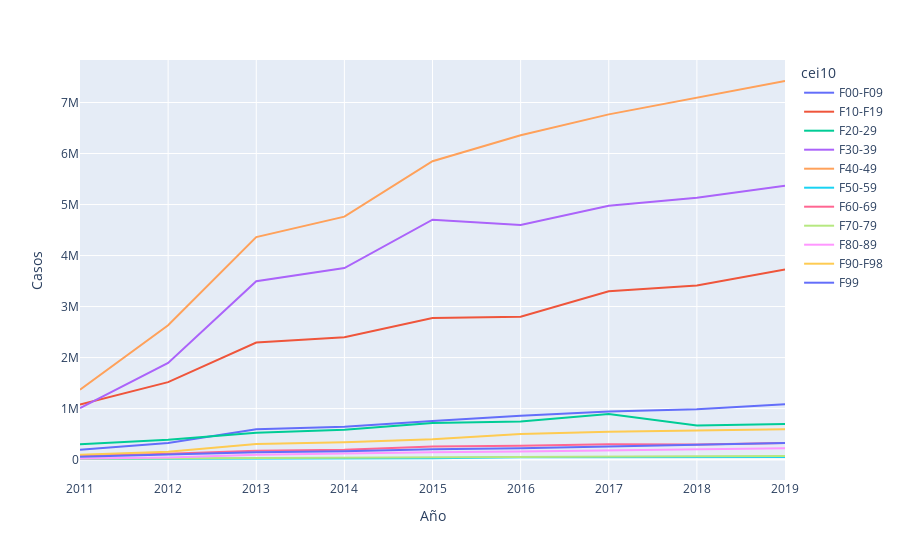

Notebook code for this chart:
### Code cell
fig = px.line(ag_cei10, x="Año", y="Casos",color = 'cei10')
fig.show()

### Figure 1 — Plotly figure (JSON) as saved in the notebook; plotly's stock layout.template omitted (floating-point values rounded to 4 significant figures)
{"data": [{"hovertemplate": "cei10=F00-F09<br>Año=%{x}<br>Casos=%{y}<extra></extra>", "legendgroup": "F00-F09", "line": {"color": "#636efa", "dash": "solid"}, "marker": {"symbol": "circle"}, "mode": "lines", "name": "F00-F09", "orientation": "v", "showlegend": true, "type": "scatter", "x": [2011, 2012, 2013, 2014, 2015, 2016, 2017, 2018, 2019], "xaxis": "x", "y": [192398, 324701, 594600, 642756, 755385, 860917, 940859, 989095, 1082921], "yaxis": "y"}, {"hovertemplate": "cei10=F10-F19<br>Año=%{x}<br>Casos=%{y}<extra></extra>", "legendgroup": "F10-F19", "line": {"color": "#EF553B", "dash": "solid"}, "marker": {"symbol": "circle"}, "mode": "lines", "name": "F10-F19", "orientation": "v", "showlegend": true, "type": "scatter", "x": [2011, 2012, 2013, 2014, 2015, 2016, 2017, 2018, 2019], "xaxis": "x", "y": [1080741, 1517963, 2294077, 2399327, 2775595, 2800724, 3298502, 3412496, 3725778], "yaxis": "y"}, {"hovertemplate": "cei10=F20-29<br>Año=%{x}<br>Casos=%{y}<extra></extra>", "legendgroup": "F20-29", "line": {"color": "#00cc96", "dash": "solid"}, "marker": {"symbol": "circle"}, "mode": "lines", "name": "F20-29", "orientation": "v", "showlegend": true, "type": "scatter", "x": [2011, 2012, 2013, 2014, 2015, 2016, 2017, 2018, 2019], "xaxis": "x", "y": [300458, 390918, 528371, 584244, 716855, 746744, 895746, 667326, 700316], "yaxis": "y"}, {"hovertemplate": "cei10=F30-39<br>Año=%{x}<br>Casos=%{y}<extra></extra>", "legendgroup": "F30-39", "line": {"color": "#ab63fa", "dash": "solid"}, "marker": {"symbol": "circle"}, "mode": "lines", "name": "F30-39", "orientation": "v", "showlegend": true, "type": "scatter", "x": [2011, 2012, 2013, 2014, 2015, 2016, 2017, 2018, 2019], "xaxis": "x", "y": [1009837, 1893662, 3496968, 3754562, 4703111, 4600910, 4977250, 5133110, 5370242], "yaxis": "y"}, {"hovertemplate": "cei10=F40-49<br>Año=%{x}<br>Casos=%{y}<extra></extra>", "legendgroup": "F40-49", "line": {"color": "#FFA15A", "dash": "solid"}, "marker": {"symbol": "circle"}, "mode": "lines", "name": "F40-49", "orientation": "v", "showlegend": true, "type": "scatter", "x": [2011, 2012, 2013, 2014, 2015, 2016, 2017, 2018, 2019], "xaxis": "x", "y": [1370583, 2633742, 4361664, 4762454, 5848806, 6357644, 6767184, 7095342, 7421371], "yaxis": "y"}, {"hovertemplate": "cei10=F50-59<br>Año=%{x}<br>Casos=%{y}<extra></extra>", "legendgroup": "F50-59", "line": {"color": "#19d3f3", "dash": "solid"}, "marker": {"symbol": "circle"}, "mode": "lines", "name": "F50-59", "orientation": "v", "showlegend": true, "type": "scatter", "x": [2011, 2012, 2013, 2014, 2015, 2016, 2017, 2018, 2019], "xaxis": "x", "y": [12062, 14045, 20621, 23231, 25439, 46449, 48167, 47593, 51246], "yaxis": "y"}, {"hovertemplate": "cei10=F60-69<br>Año=%{x}<br>Casos=%{y}<extra></extra>", "legendgroup": "F60-69", "line": {"color": "#FF6692", "dash": "solid"}, "marker": {"symbol": "circle"}, "mode": "lines", "name": "F60-69", "orientation": "v", "showlegend": true, "type": "scatter", "x": [2011, 2012, 2013, 2014, 2015, 2016, 2017, 2018, 2019], "xaxis": "x", "y": [77436, 116165, 173079, 194916, 255062, 270757, 302889, 298585, 326309], "yaxis": "y"}, {"hovertemplate": "cei10=F70-79<br>Año=%{x}<br>Casos=%{y}<extra></extra>", "legendgroup": "F70-79", "line": {"color": "#B6E880", "dash": "solid"}, "marker": {"symbol": "circle"}, "mode": "lines", "name": "F70-79", "orientation": "v", "showlegend": true, "type": "scatter", "x": [2011, 2012, 2013, 2014, 2015, 2016, 2017, 2018, 2019], "xaxis": "x", "y": [16001, 24620, 33971, 37294, 54881, 58653, 65004, 67132, 68547], "yaxis": "y"}, {"hovertemplate": "cei10=F80-89<br>Año=%{x}<br>Casos=%{y}<extra></extra>", "legendgroup": "F80-89", "line": {"color": "#FF97FF", "dash": "solid"}, "marker": {"symbol": "circle"}, "mode": "lines", "name": "F80-89", "orientation": "v", "showlegend": true, "type": "scatter", "x": [2011, 2012, 2013, 2014, 2015, 2016, 2017, 2018, 2019], "xaxis": "x", "y": [20718, 41422, 97615, 113052, 142702, 159802, 182708, 197454, 223547], "yaxis": "y"}, {"hovertemplate": "cei10=F90-F98<br>Año=%{x}<br>Casos=%{y}<extra></extra>", "legendgroup": "F90-F98", "line": {"color": "#FECB52", "dash": "solid"}, "marker": {"symbol": "circle"}, "mode": "lines", "name": "F90-F98", "orientation": "v", "showlegend": true, "type": "scatter", "x": [2011, 2012, 2013, 2014, 2015, 2016, 2017, 2018, 2019], "xaxis": "x", "y": [95466, 155622, 306665, 342479, 398562, 503889, 546121, 572097, 594113], "yaxis": "y"}, {"hovertemplate": "cei10=F99<br>Año=%{x}<br>Casos=%{y}<extra></extra>", "legendgroup": "F99", "line": {"color": "#636efa", "dash": "solid"}, "marker": {"symbol": "circle"}, "mode": "lines", "name": "F99", "orientation": "v", "showlegend": true, "type": "scatter", "x": [2011, 2012, 2013, 2014, 2015, 2016, 2017, 2018, 2019], "xaxis": "x", "y": [55905, 101371, 143430, 161854, 205256, 223481, 260046, 290677, 324510], "yaxis": "y"}], "layout": {"legend": {"title": {"text": "cei10"}, "tracegroupgap": 0}, "margin": {"t": 60}, "xaxis": {"anchor": "y", "domain": [0, 1], "title": {"text": "Año"}}, "yaxis": {"anchor": "x", "domain": [0, 1], "title": {"text": "Casos"}}}}
